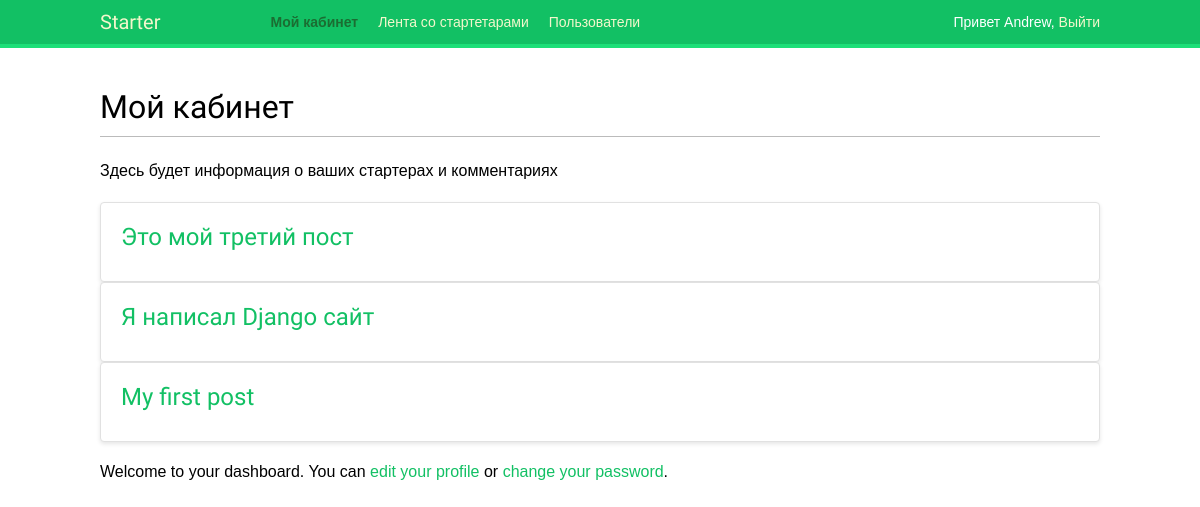
The app's page /dashboard/ (signed in), older data.
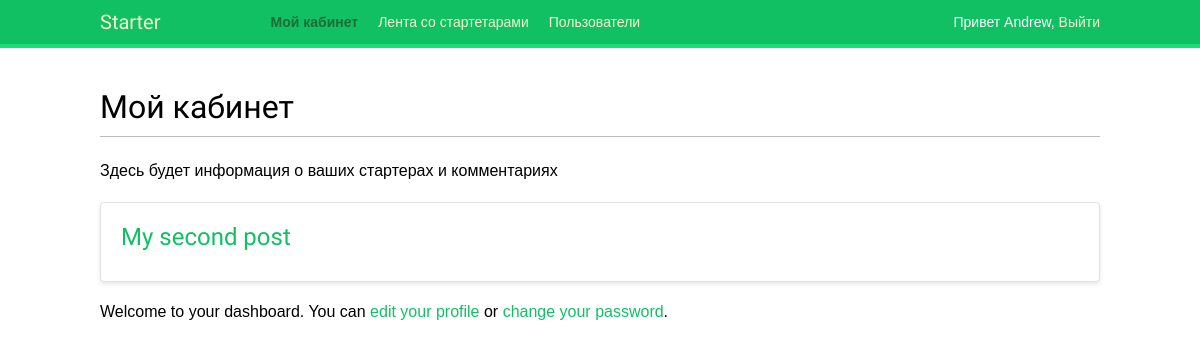
The same page, newer data.
### webprog/models.py (models this page shows, shortened)
class Post(models.Model):
    title = models.CharField(max_length=250)
    slug = models.SlugField(max_length=250,
                            unique_for_date='created')
    author = models.ForeignKey(User,
                               on_delete=models.CASCADE,
                               related_name='blog_posts')
    topic = models.CharField(max_length=30)
    body = models.TextField()
    created = models.DateTimeField(auto_now_add=True)
    updated = models.DateTimeField(auto_now=True)
    class Meta:
        ordering = ['-created']
        indexes = [
            models.Index(fields=['-created'])
        ]
    def get_absolute_url(self):
        return reverse('webprog:post',
                       args=[self.created.year,
                             self.created.month,
                             self.created.day,
                             self.slug])

### webprog/views.py (the view)
# urls.py: path('', webprog.views.post_list, name='dashboard'),
@login_required
def dashboard(request):
    posts = Post.objects.all().filter(author=request.user)
    return render(request,
    'webprog/dashboard.html',
    {'section': 'dashboard',
     'posts':posts})

### webprog/templates/webprog/dashboard.html (shortened to what this page needs)
{% extends "webprog/base.html" %}
{% block content %}
 <h1>Мой кабинет</h1>
 <p>Здесь будет информация о ваших стартерах и комментариях</p>
{%for post in posts%}
<article class ='post'>
  <a href="{{post.get_absolute_url}}">
        <h2>{{ post.title }}</h2></a>
</article>
{%endfor%}
<p>
 Welcome to your dashboard. You can <a href="{% url 'edit' %}">edit your profile</a>
or <a href="{% url 'password_change' %}">change your password</a>.
 </p>
{% endblock %}

Row changes from the older to the newer data that the page shows:
removed Post: title "Это мой третий пост"
removed Post: title "Я написал Django сайт"
changed Post: title "My first post" → "My second post"
